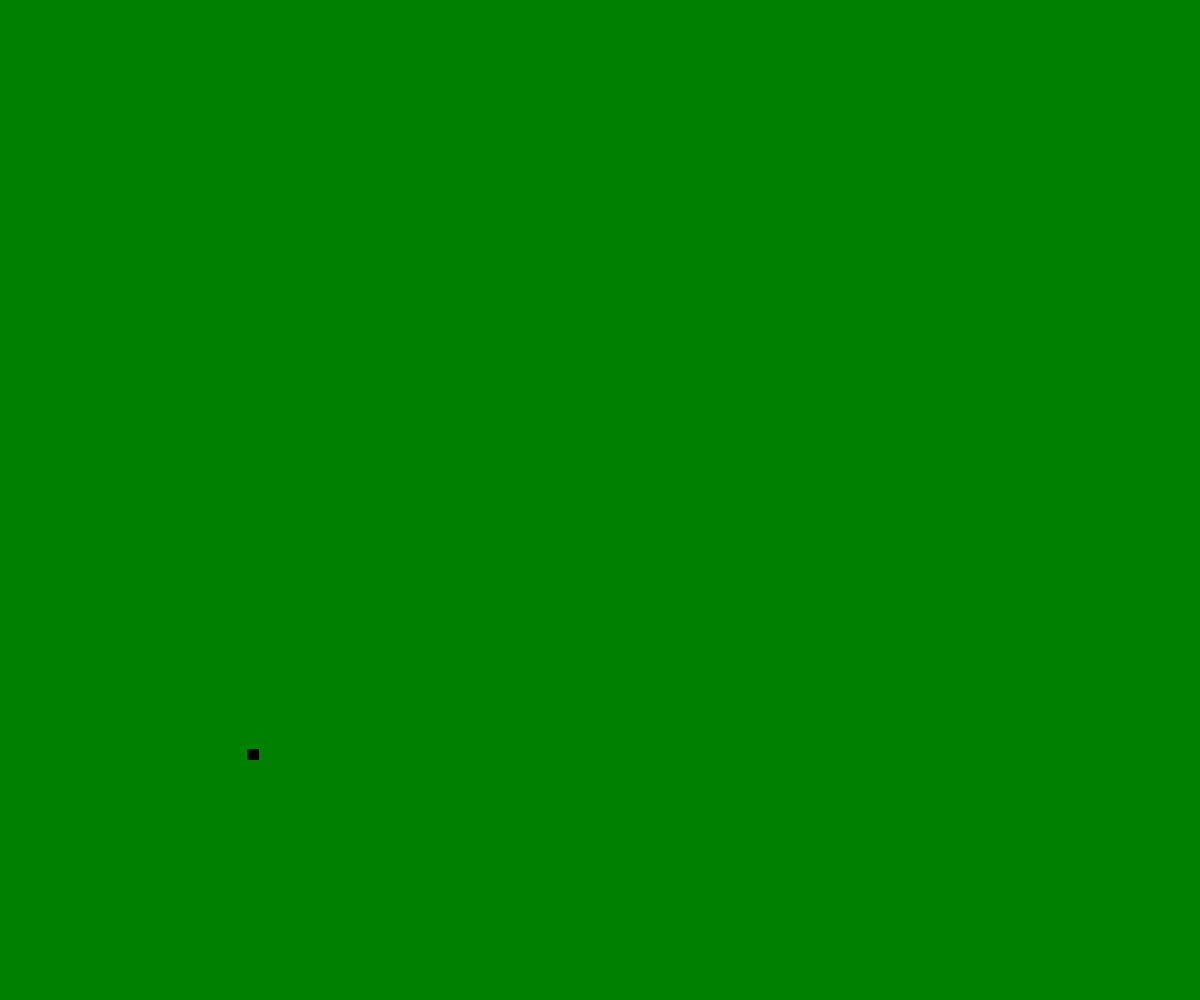
Frame 1 (no input)
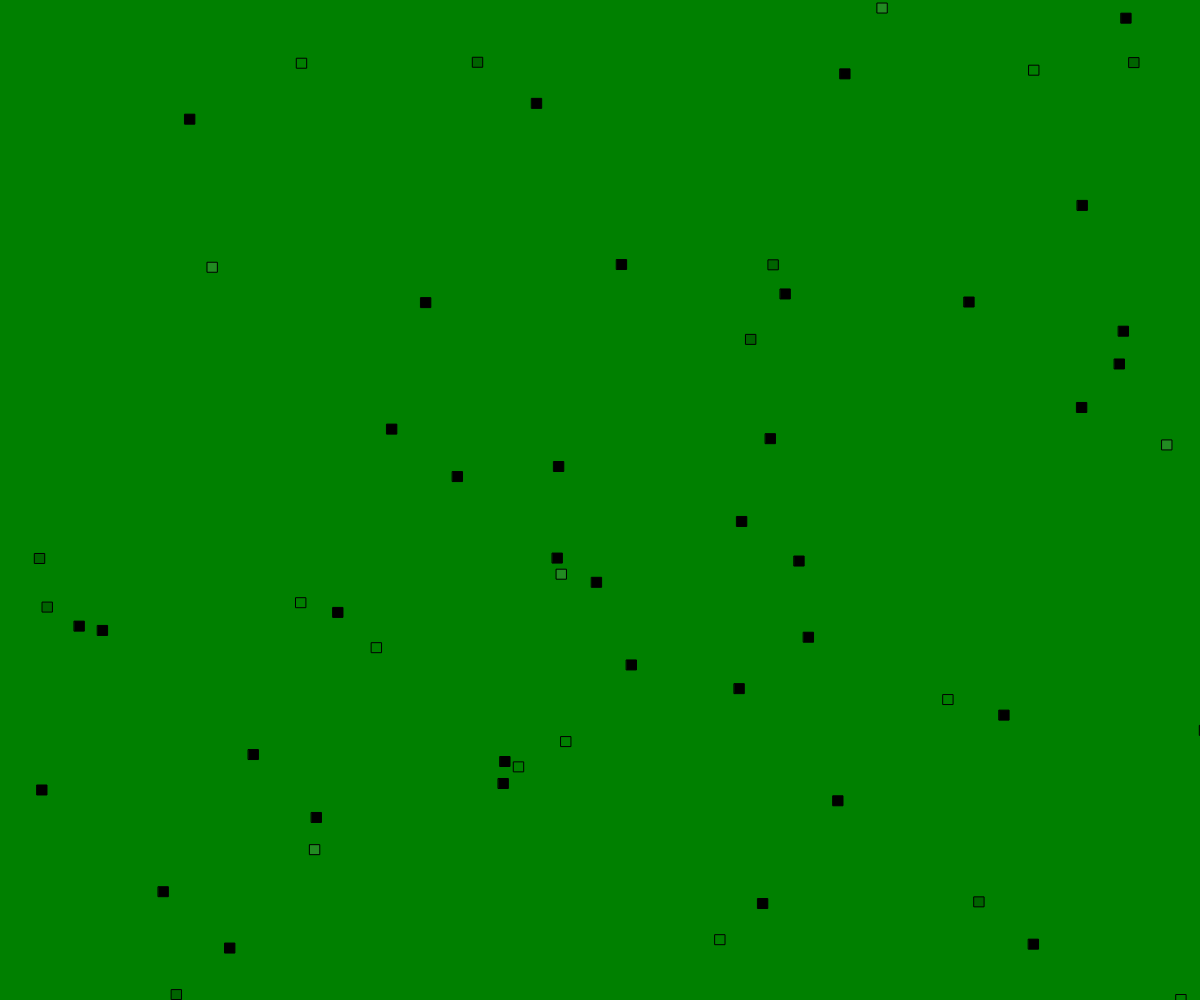
Frame 60 (no input)
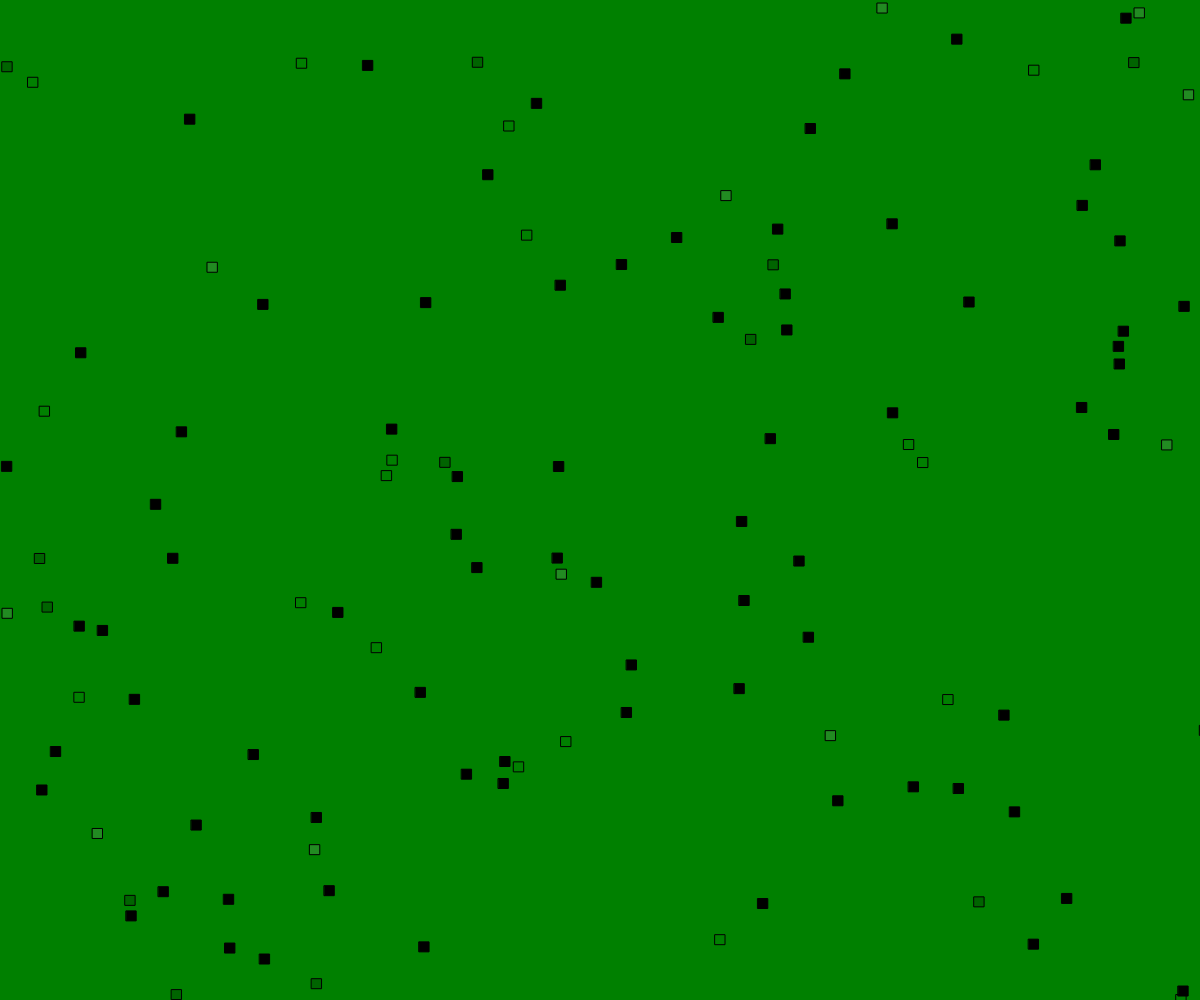
Frame 120 (the mouse pressed at the canvas centre since frame 60)

The p5.js sketch that drew these frames (run headless with seeded random() and noise() and a simulated clock; from frame 60 on, the mouse is pressed at the canvas centre):

// p5.js sketch
// ── sketch.js
let squareSize = 10;

function setup() {
    createCanvas(windowWidth, windowHeight);
    background('green');
}

function draw() {
    drawSquares();
}

function drawSquares()
{
    fill(pickColour());
    rect(random(width), random(height), squareSize, squareSize);
}

function pickColour() {
  // pick between green, darkgreen and forestgreen
  let choice = random();
  
  if (choice < 0.1)
    return 'green';
  else if (choice < 0.2)
    return 'darkgreen';
  else if (choice < 0.3)
    return 'forestgreen';
  else 
    return 'black';
}
